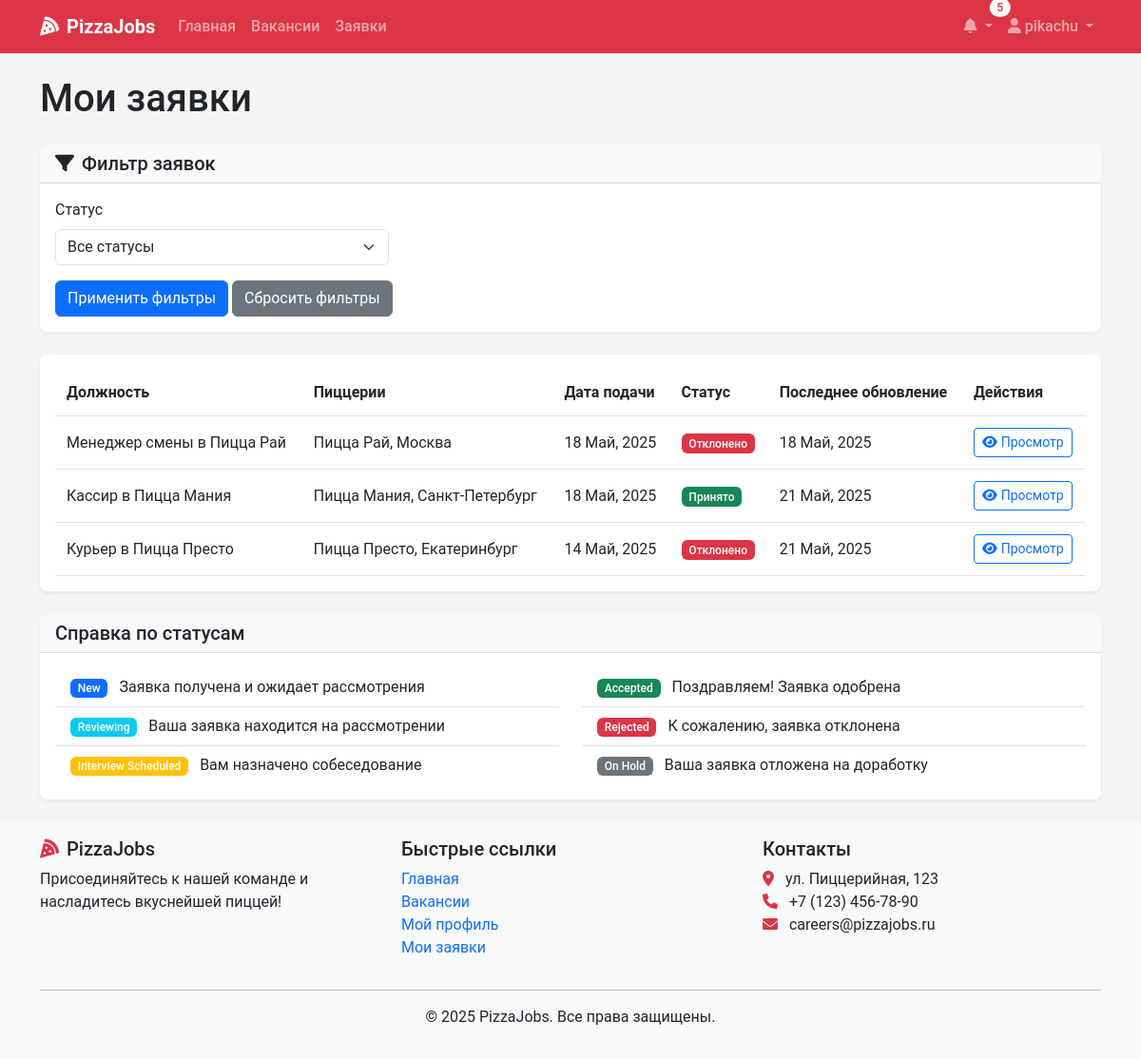
/applications/ (signed in), run on an earlier commit of the app's database.
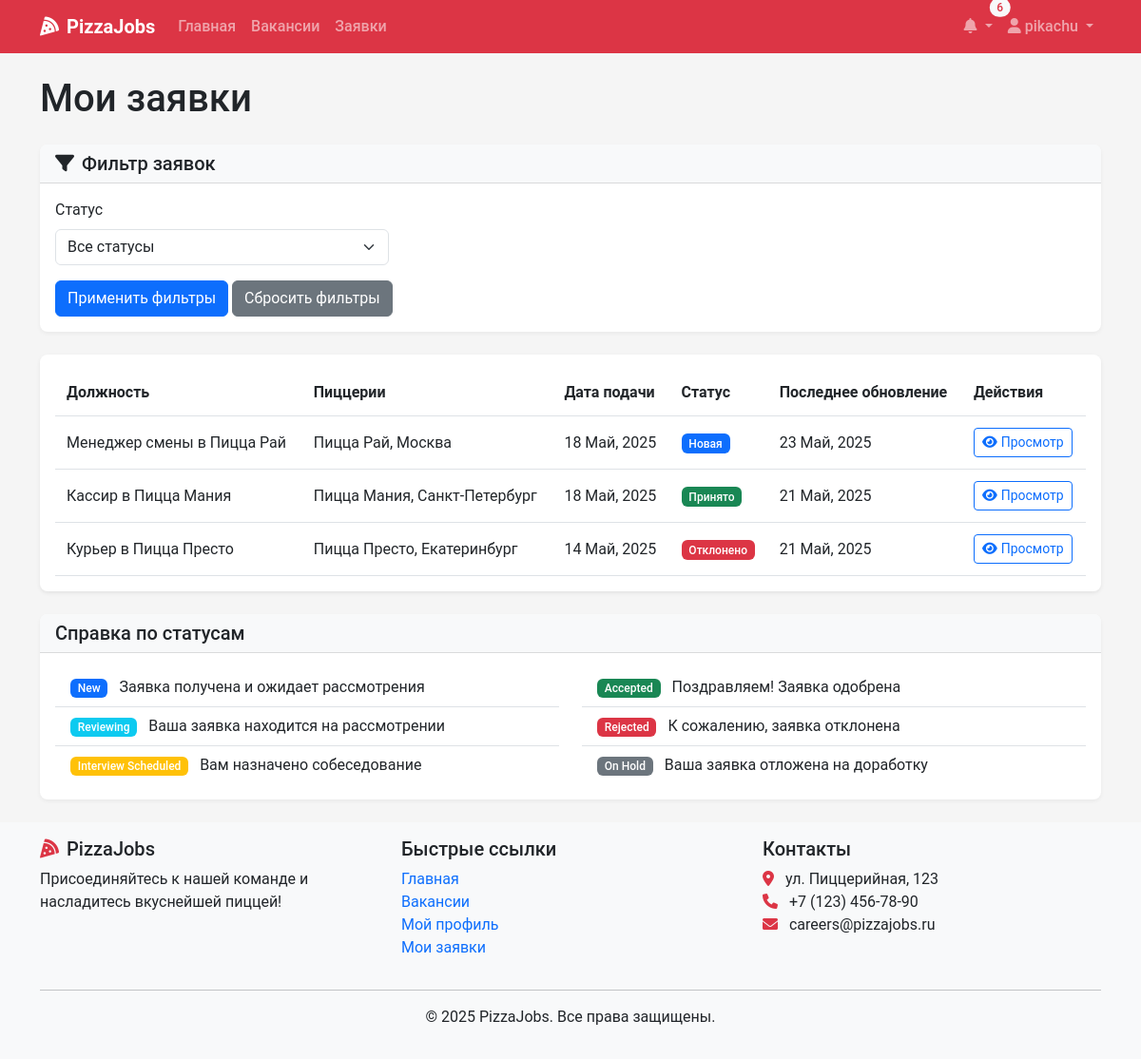
And on a later commit of the database.
### recruitment/models.py (models this page shows, shortened)
class Application(models.Model):
    vacancy = models.ForeignKey(Vacancy, on_delete=models.CASCADE, related_name='applications')
    user = models.ForeignKey(User, on_delete=models.CASCADE, related_name='applications')
    resume = models.ForeignKey(Resume, on_delete=models.SET_NULL, null=True, blank=True, related_name='applications')
    cover_letter = models.TextField(blank=True, null=True)
    status = models.CharField(max_length=20, choices=ApplicationStatus.choices, default=ApplicationStatus.NEW)
    applied_at = models.DateTimeField(auto_now_add=True)
    updated_at = models.DateTimeField(auto_now=True)

class Vacancy(models.Model):
    title = models.CharField(max_length=100)
    position_type = models.ForeignKey(PositionType, on_delete=models.CASCADE, related_name='vacancies')
    restaurants = models.ManyToManyField(Restaurant, related_name='vacancies')
    description = models.TextField()
    requirements = models.TextField()
    responsibilities = models.TextField()
    conditions = models.TextField()
    salary_min = models.DecimalField(max_digits=10, decimal_places=2, null=True, blank=True)
    salary_max = models.DecimalField(max_digits=10, decimal_places=2, null=True, blank=True)
    is_active = models.BooleanField(default=True)
    created_at = models.DateTimeField(auto_now_add=True)
    updated_at = models.DateTimeField(auto_now=True)
    created_by = models.ForeignKey(User, on_delete=models.SET_NULL, null=True, related_name='created_vacancies')
    class Meta:
        verbose_name_plural = "Vacancies"

class Restaurant(models.Model):
    name = models.CharField(max_length=100)
    address = models.CharField(max_length=255)
    city = models.CharField(max_length=100)
    manager = models.ForeignKey(User, on_delete=models.SET_NULL, null=True, blank=True, related_name='managed_restaurants')

### recruitment/views.py (the view, shortened to what this page needs)
# urls.py: path('applications/', views.application_list, name='application_list'),
@login_required
def application_list(request):
    user_profile = get_object_or_404(UserProfile, user=request.user)
    if user_profile.role == UserRole.CANDIDATE:
        applications = Application.objects.filter(user=request.user).order_by('-applied_at')
        quick_applications = []
        show_quick_applications = False
    elif user_profile.role == UserRole.HR_MANAGER:
        applications = Application.objects.all().order_by('-applied_at')
        quick_applications = QuickApplication.objects.all().order_by('-created_at')
        show_quick_applications = True
    else:
        applications = Application.objects.all().order_by('-applied_at')
        quick_applications = QuickApplication.objects.all().order_by('-created_at')
    status_filter = request.GET.get('status', '')
    if status_filter:
        applications = applications.filter(status=status_filter)
    vacancy_filter = request.GET.get('vacancy', '')
    if vacancy_filter:
        applications = applications.filter(vacancy__id=vacancy_filter)
    paginator = Paginator(applications, 20)
    page_number = request.GET.get('page')
    page_obj = paginator.get_page(page_number)
    if user_profile.role == UserRole.RESTAURANT_MANAGER:
        vacancies = Vacancy.objects.filter(restaurants__manager=request.user)
    else:
        vacancies = Vacancy.objects.all()
    context = {
        'page_obj': page_obj,
        'statuses': ApplicationStatus.choices,
        'vacancies': vacancies,
        'selected_status': status_filter,
        'selected_vacancy': vacancy_filter,
    }
    return render(request, 'applications/list.html', context)

### recruitment/context_processors.py (called while the page is built)
def notifications_processor(request):
    if request.user.is_authenticated:
        unread_count = Notification.objects.filter(user=request.user, read=False).count()
        latest_notifs = Notification.objects.filter(user=request.user).order_by('-created_at')[:5]
    else:
        unread_count = 0
        latest_notifs = []
    return {
        'unread_count': unread_count,
        'latest_notifications': latest_notifs,
    }

### templates/applications/list.html (shortened to what the changed rows need)
{% extends 'base.html' %}
{% block content %}
<div class="container">
    <h1 class="mb-4">
        {% if user.profile.role == 'CANDIDATE' %}
            Мои заявки
        {% else %}
            Управление заявками
        {% endif %}
    </h1>
    <div class="card shadow">
        <div class="card-body">
            {% if page_obj %}
                <div class="table-responsive">
                    <table class="table table-hover align-middle">
                        <thead>
                            <tr>
                                <th>Должность</th>
                                <th>Пиццерии</th>
                                <th>Дата подачи</th>
                                <th>Статус</th>
                                <th>Последнее обновление</th>
                                <th>Действия</th>
                            </tr>
                        </thead>
                        <tbody>
                            {% for application in page_obj %}
                                <tr>
                                    <td>{{ application.vacancy.title }}</td>
                                    <td>
                                        {% if application.vacancy.restaurants.count == 1 %}
                                            {{ application.vacancy.restaurants.first.name }}, {{ application.vacancy.restaurants.first.city }}
                                        {% else %}
                                            Несколько ({{ application.vacancy.restaurants.count }})
                                        {% endif %}
                                    </td>
                                    <td>{{ application.applied_at|date:"d M, Y" }}</td>
                                    <td>
                                        <span class="badge {% if application.status == 'NEW' %}bg-primary{% elif application.status == 'REVIEWING' %}bg-info{% elif application.status == 'INTERVIEW_SCHEDULED' %}bg-warning{% elif application.status == 'ACCEPTED' %}bg-success{% elif application.status == 'REJECTED' %}bg-danger{% else %}bg-secondary{% endif %}">
                                            {{ application.get_status_display }}
                                        </span>
                                    </td>
                                    <td>{{ application.updated_at|date:"d M, Y" }}</td>
                                    <td>
                                        <a href="{% url 'application_detail' application.id %}" class="btn btn-sm btn-outline-primary">
                                            {% if user.profile.role == 'CANDIDATE' %}
                                                <i class="fas fa-eye me-1"></i>Просмотр
                                            {% else %}
                                                <i class="fas fa-edit me-1"></i>Управление
                                            {% endif %}
                                        </a>
                                    </td>
                                </tr>
                            {% endfor %}
                        </tbody>
                    </table>
                </div>
            {% endif %}
        </div>
    </div>
</div>
{% endblock %}

### templates/base.html (shortened to what the changed rows need)
<!DOCTYPE html>
<html lang="ru">
<head>
    <link href="https://cdn.jsdelivr.net/npm/bootstrap@5.3.0-alpha1/dist/css/bootstrap.min.css" rel="stylesheet">
    <link rel="stylesheet" href="https://cdnjs.cloudflare.com/ajax/libs/font-awesome/6.0.0/css/all.min.css">
    <link rel="stylesheet" href="/static/css/main.css">
</head>
<body>
    <nav class="navbar navbar-expand-lg navbar-dark bg-danger sticky-top">
        <div class="container">
            <div class="collapse navbar-collapse" id="navbarNav">
                <ul class="navbar-nav">
                    {% if user.is_authenticated %}
                        <li class="nav-item dropdown">
                            <a class="nav-link dropdown-toggle position-relative" href="#" id="notificationDropdown" role="button" data-bs-toggle="dropdown">
                                <i class="fas fa-bell"></i>
                                {% if unread_count %}
                                    <span class="badge rounded-pill bg-light text-danger position-absolute top-0 start-100 translate-middle">
                                        {{ unread_count }}
                                    </span>
                                {% endif %}
                            </a>
                        </li>
                    {% endif %}
                </ul>
            </div>
        </div>
    </nav>
    <main class="py-4">
        {% block content %}{% endblock %}
    </main>
</body>
</html>

What changed in the data, as far as the page shows it:
changed Application "Менеджер смены в Пицца Рай": status "Отклонено" → "Новая"; updated_at "18 Май, 2025" → "23 Май, 2025"
Also different on the page:
{{ unread_count }}: "5" → "6"
